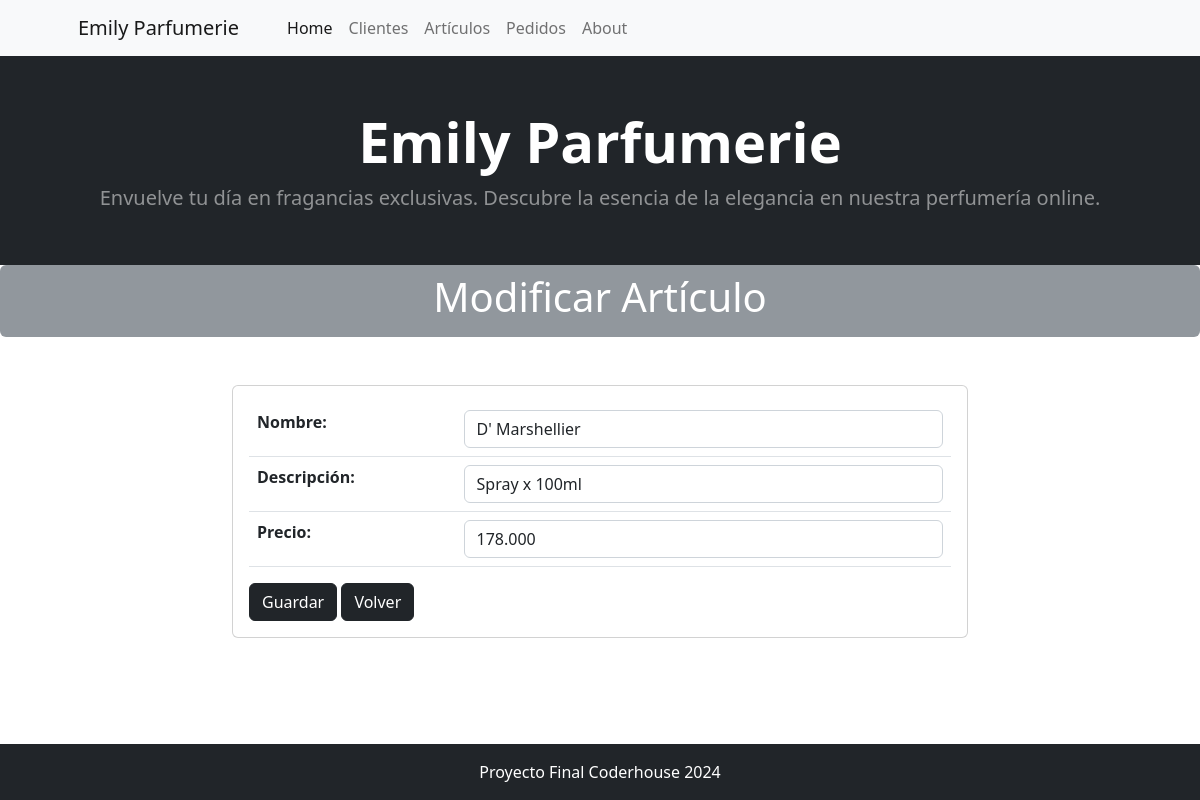
Page /articulo/articulo/update/5 on the committed database.
### articulo/models.py (models this page shows, shortened)
class Articulo(models.Model):
    nombre = models.CharField(max_length=200, verbose_name='Nombre')
    descripcion = models.CharField(max_length=200, verbose_name='Descripción')
    precio =  models.CharField(max_length=200, verbose_name='Precio')
    class Meta:
        verbose_name_plural = "Artículos"
        verbose_name = 'Artículo'

### articulo/views.py (the view)
# urls.py: path("articulo/update/<int:pk>", views.ArticuloUpdate.as_view(), name="articulo_update"),
class ArticuloUpdate(UpdateView):
    model = models.Articulo
    form_class = forms.ArticuloForm
    template_name = "articulo/articulo_update.html"
    success_url = reverse_lazy("articulo:articulo_list")

### articulo/forms.py
class ArticuloForm(forms.ModelForm):
    class Meta:
        model = models.Articulo
        fields = '__all__'
        widgets = {
            "nombre": forms.TextInput(attrs={"class": "form-control"}),
            "descripcion": forms.TextInput(attrs={"class": "form-control"}),
            "precio": forms.TextInput(attrs={"class": "form-control"}),
        }

### articulo/templates/articulo/articulo_update.html (shortened to what this page needs)
{% extends 'core/base.html' %}
{% block titulo %}
    Modificar Artículo
{% endblock titulo %}
{% block contenido %}
<div class="container mt-5">
    <div class="row justify-content-center">
        <div class="col-md-8">
            <div class="card">
                <div class="card-body">
                    <form action="" method="post">
                        <div class="table-responsive">
                            <table class="table">
                                {{ form.as_table }}
                            </table>
                        </div>
                        <button type="submit" class="btn btn-dark">Guardar</button>
                        <a href="{% url 'articulo:articulo_list' %}" class="btn btn-dark">Volver</a>
                    </form>
                </div>
            </div>
        </div>
    </div>
</div>
{% endblock contenido %}

### rows in the picture
Articulo: nombre "D' Marshellier", descripcion "Spray x 100ml", precio "178.000"
